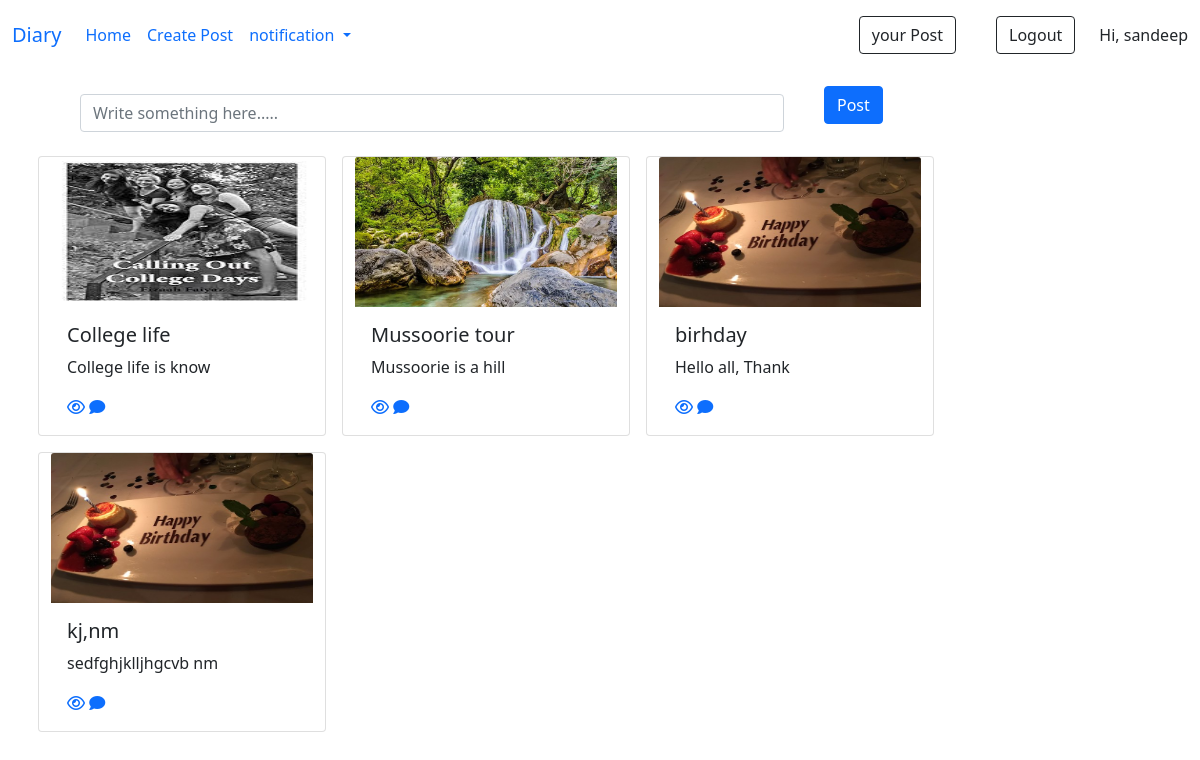
The page /home/ (signed in) on the database its author committed.
### home/models.py (models this page shows, shortened)
class memo(models.Model):
    post_id=models.AutoField(primary_key=True)
    title=models.CharField(max_length=20)
    desc= models.TextField()
    image=models.ImageField(upload_to="images")
    user =models.ForeignKey(User,on_delete=models.CASCADE)
    Privcy=models.CharField(max_length=10, default="Public")

### home/views.py (the view)
# urls.py: 2. Add a URL to urlpatterns:  path('', views.home, name='home')
def home(request):
    total=comments.objects.filter(post__user=request.session['user_id']).count()
    disp=memo.objects.filter(Privcy='Public')
    return render(request,'index.html',{'disp':disp})

### templates/index.html (shortened to what this page needs)
{% extends 'base.html' %}
{% block body %}
{% include 'nav.html'%}
<div class="container mt-3 me-2">
  <div class="row">
    <div class="col-md-8">
      <a class="nav-link" href="{% url 'add_post' %}"><input class="form-control"
          placeholder="Write something here....."></a>
    </div>
    <div class="col-auto">
      <button class="btn btn-primary">Post</button>
    </div>
  </div>
</div>
<div class="container mt-2">
  <div class="row align-items-start ">
    {% for i in disp %}
      <div class="card col-md-4 my-2 mx-2 " style="width: 18rem; ">
      <img src="{{i.image.url}}" class="card-img-top" alt="..." style="height: 150px;">
      <div class="card-body">
        <h5 class="card-title">{{i.title}}</h5>
        <p class="card-text">{{i.desc |slice:":20" }}</p>
        <a href="display/{{i.post_id}}"><i class="fa-regular fa-eye"></i></a>
        <a href="display/{{i.post_id}}"><i class="fa-solid fa-comment"></i></a>
      </div>
    </div>
    {% endfor %}
  </div>
</div>
{% endblock body %}

### templates/nav.html (shortened to what this page needs)
<nav class="navbar navbar-expand-lg bg-body-tertiary">
    <div class="container-fluid" >
      <a class="navbar-brand" href="#" >Diary</a>
      <div class="collapse navbar-collapse" id="navbarSupportedContent">
        <ul class="navbar-nav me-auto mb-2 mb-lg-0">
          <li class="nav-item">
            <a class="nav-link active" aria-current="page" href="{% url 'home' %}">Home</a>
          </li>
          <li class="nav-item" >
            <a class="nav-link" href="{% url 'add_post'%}">Create Post</a>
          </li>
          <li class="nav-item dropdown">
            <a class="nav-link dropdown-toggle" href="#" id="navbarDropdown" role="button" data-bs-toggle="dropdown" aria-expanded="false">
              notification
            </a>
          </li>
        </ul>
        <form class="d-flex">
          <a class="nav-link"  href="{% url 'your_post' %}"><button class="btn btn-outline-dark me-2" type="button">your Post</button></a>
          <a class="nav-link"  href="{% url 'user_logout' %}"><button class="btn btn-outline-dark me-2" type="button">Logout</button></a>
        </form>
        Hi, {{request.user}}
      </div>
    </div>
  </nav>

### rows shown on the page
memo: image (picture), title "College life", desc "College life is know"
memo: image (picture), title "Mussoorie tour", desc "Mussoorie is a hill"
memo: image (picture), title "birhday", desc "Hello all, Thank"
memo: image (picture), title "kj,nm", desc "sedfghjklljhgcvb nm"

### other values the page prints
{{ request.user }} "sandeep"
